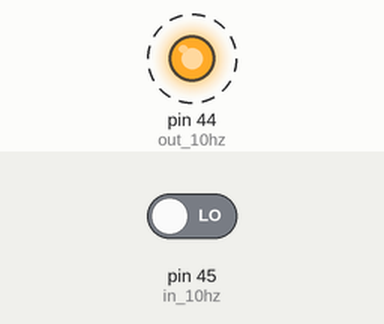
The sketch below on a simulated Arduino Mega 2560, built with avr-gcc and run on an emulated ATmega2560. Shown: output pins drawn as LEDs (lit = HIGH). Dashed ring = blinking. The inputs (shaded band) are chosen by the test bench; at power-on: pin 45 (in_10hz) LOW. What the sketch prints to the serial monitor is not drawn.

Above: at 0.02 s.
Timing chart, 0 to 3.0 s (numbered marks = the images above):
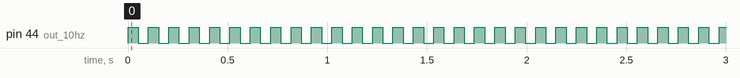

The sketch:

prob1_10hz.ino
```cpp
//Generate and Sample 10hz Signal

int out_10hz = 44;
int in_10hz = 45;

void setup()
{
  pinMode(out_10hz, OUTPUT);
  pinMode(in_10hz, INPUT);

  Serial.begin(115200);
}

int out_10hz_value;
int in_10hz_value;

void loop()
{
  out_10hz_value = 1;
  digitalWrite(out_10hz, out_10hz_value);

  sample_10hz();
  delay (10); //10 ms

  sample_10hz();
  delay (10); //10 ms

  sample_10hz();
  delay (10); //10 ms

  sample_10hz();
  delay (10); //10 ms

  sample_10hz();
  delay (10); //10 ms


  out_10hz_value = LOW;
  digitalWrite(out_10hz,out_10hz_value);

  sample_10hz();
  delay (10); //10 ms

  sample_10hz();
  delay (10); //10 ms

  sample_10hz();
  delay (10); //10 ms

  sample_10hz();
  delay (10); //10 ms

  sample_10hz();
  delay (10); //10 ms


}

void sample_10hz()
{
  in_10hz_value = digitalRead(in_10hz);
  Serial.print("H");
  Serial.print(",");
  Serial.print(out_10hz_value);
  Serial.print(",");
  Serial.print(in_10hz_value);
  Serial.print(",");
  Serial.println();
}
```

Measured:
- by itself, pin 44 (out_10hz): alternates HIGH for 0.05 s and LOW for 0.05 s
